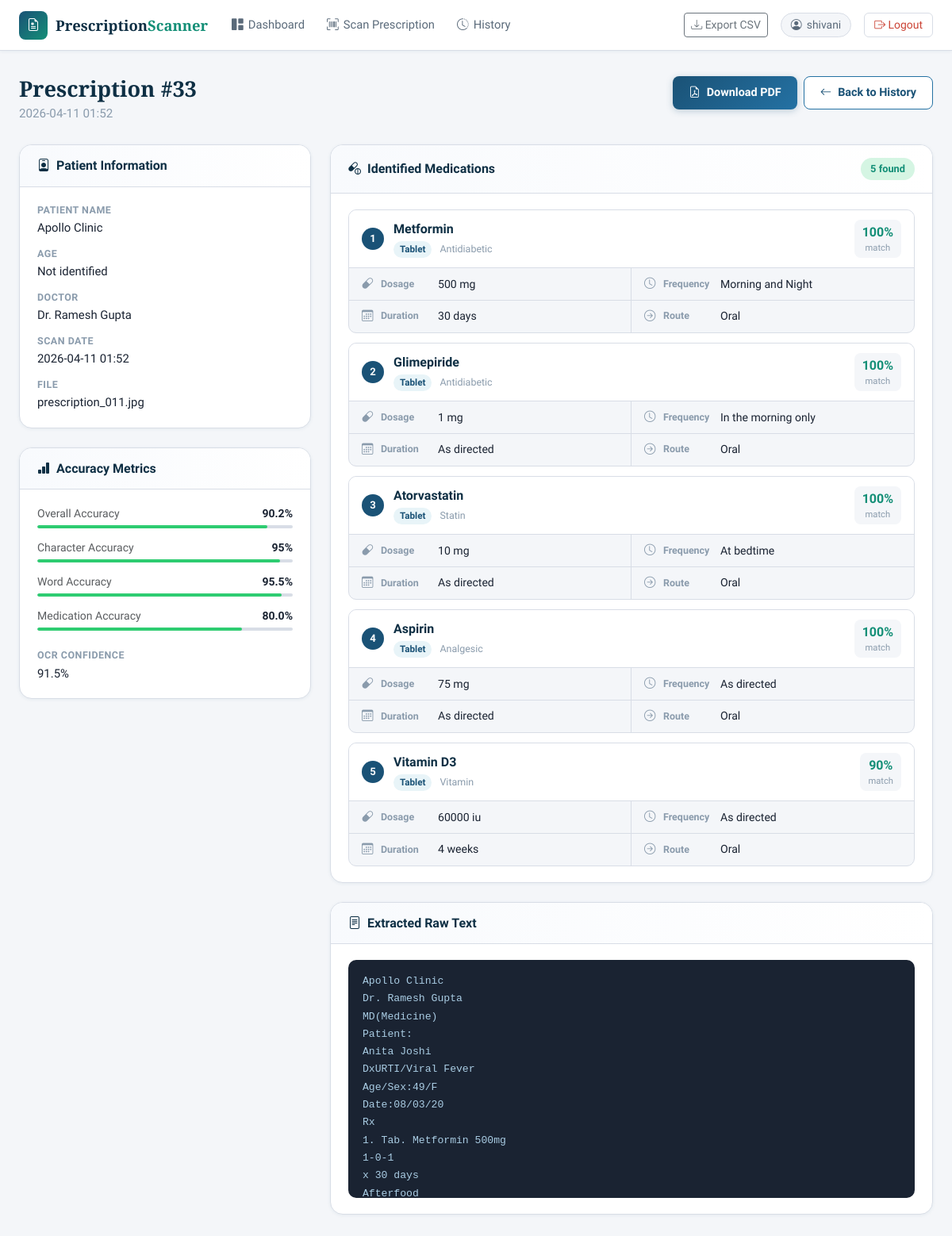
Screenshot of /prescription/33 (signed in) with the database file from the repository.
### tables this page shows
CREATE TABLE prescriptions (
        id INTEGER PRIMARY KEY AUTOINCREMENT,
        user_id INTEGER NOT NULL,
        original_filename TEXT,
        stored_filename TEXT,
        scan_date TIMESTAMP DEFAULT CURRENT_TIMESTAMP,
        patient_name TEXT,
        patient_age TEXT,
        doctor_name TEXT,
        raw_text TEXT,
        ocr_confidence REAL,
        overall_accuracy REAL,
        medications_json TEXT,
        accuracy_metrics_json TEXT,
        pdf_path TEXT,
        notes TEXT,
        FOREIGN KEY (user_id) REFERENCES users(id)
    );

### app.py (the view)
@app.route('/prescription/<int:rx_id>')
@login_required
def view_prescription(rx_id):
    prescription = get_prescription_by_id(rx_id, session['user_id'])
    if not prescription:
        flash('Prescription not found.', 'danger')
        return redirect(url_for('history'))
    return render_template('view_prescription.html', prescription=prescription)

### app.py (called while the page is built)
def login_required(f):
    @wraps(f)
    def decorated(*args, **kwargs):
        if 'user_id' not in session:
            flash('Please log in to access this page.', 'warning')
            return redirect(url_for('login'))
        return f(*args, **kwargs)
    return decorated

### models.py (called while the page is built)
def get_db():
    os.makedirs(os.path.dirname(DB_PATH), exist_ok=True)
    conn = sqlite3.connect(DB_PATH)
    conn.row_factory = sqlite3.Row
    return conn

def get_prescription_by_id(rx_id, user_id):
    conn = get_db()
    c = conn.cursor()
    c.execute('SELECT * FROM prescriptions WHERE id = ? AND user_id = ?', (rx_id, user_id))
    row = c.fetchone()
    conn.close()
    if row:
        d = dict(row)
        d['medications'] = json.loads(d.get('medications_json') or '[]')
        d['accuracy_metrics'] = json.loads(d.get('accuracy_metrics_json') or '{}')
        return d
    return None

### templates/view_prescription.html (shortened to what this page needs)
{% extends 'base.html' %}
{% block content %}
<div class="page-container">
    <div class="page-header">
        <div>
            <h1 class="page-title">Prescription #{{ prescription.id }}</h1>
            <p class="page-subtitle">{{ prescription.scan_date[:16] if prescription.scan_date else '' }}</p>
        </div>
        <div class="d-flex gap-2">
            {% if prescription.pdf_path %}
            <a href="{{ url_for('download_pdf', rx_id=prescription.id) }}" class="btn btn-primary-app">
                <i class="bi bi-file-earmark-pdf me-2"></i>Download PDF
            </a>
            {% endif %}
            <a href="{{ url_for('history') }}" class="btn btn-outline-app">
                <i class="bi bi-arrow-left me-2"></i>Back to History
            </a>
        </div>
    </div>
    <div class="row g-4">
        <div class="col-lg-4">
            <div class="section-card mb-4">
                <div class="section-card-header"><h5><i class="bi bi-person-badge me-2"></i>Patient Information</h5></div>
                <div class="section-card-body">
                    <div class="detail-list">
                        <div class="detail-row"><span class="dr-label">Patient Name</span><span class="dr-value">{{ prescription.patient_name or 'Not identified' }}</span></div>
                        <div class="detail-row"><span class="dr-label">Age</span><span class="dr-value">{{ prescription.patient_age or 'Not identified' }}</span></div>
                        <div class="detail-row"><span class="dr-label">Doctor</span><span class="dr-value">{{ prescription.doctor_name or 'Not identified' }}</span></div>
                        <div class="detail-row"><span class="dr-label">Scan Date</span><span class="dr-value">{{ prescription.scan_date[:16] if prescription.scan_date else '-' }}</span></div>
                        <div class="detail-row"><span class="dr-label">File</span><span class="dr-value small">{{ prescription.original_filename or '-' }}</span></div>
                    </div>
                </div>
            </div>
            <div class="section-card">
                <div class="section-card-header"><h5><i class="bi bi-bar-chart-fill me-2"></i>Accuracy Metrics</h5></div>
                <div class="section-card-body">
                    {% set acc = prescription.accuracy_metrics %}
                    <div class="metric-list">
                        {% for label, key in [('Overall Accuracy','overall_accuracy'),('Character Accuracy','character_accuracy'),('Word Accuracy','word_accuracy'),('Medication Accuracy','medication_accuracy')] %}
                        <div class="metric-list-item">
                            <div class="d-flex justify-content-between mb-1">
                                <span class="small text-muted">{{ label }}</span>
                                <span class="small fw-semibold">{{ acc.get(key, 0) }}%</span>
                            </div>
                            <div class="metric-bar">
                                <div class="metric-bar-fill" style="width:{{ acc.get(key, 0) }}%; background: {{ '#2ecc71' if acc.get(key,0) > 70 else '#f39c12' if acc.get(key,0) > 40 else '#e74c3c' }};"></div>
                            </div>
                        </div>
                        {% endfor %}
                        <div class="detail-row mt-2"><span class="dr-label">OCR Confidence</span><span class="dr-value">{{ prescription.ocr_confidence or 0 }}%</span></div>
                    </div>
                </div>
            </div>
        </div>
        <div class="col-lg-8">
            <div class="section-card mb-4">
                <div class="section-card-header">
                    <h5><i class="bi bi-capsule-pill me-2"></i>Identified Medications</h5>
                    <span class="meds-count-badge">{{ prescription.medications|length }} found</span>
                </div>
                <div class="section-card-body">
                    {% if prescription.medications %}
                        {% for med in prescription.medications %}
                        <div class="med-card">
                            <div class="med-card-header">
                                <div class="med-number">{{ loop.index }}</div>
                                <div class="med-main">
                                    <div class="med-name">{{ med.name }}</div>
                                    <span class="med-type-badge med-type-{{ med.type }}">{{ med.type or 'tablet' }}</span>
                                    <span class="med-category">{{ (med.category or '').replace('_',' ') }}</span>
                                </div>
                                <div class="med-confidence">
                                    <span class="conf-val">{{ med.match_confidence }}%</span>
                                    <span class="conf-label">match</span>
                                </div>
                            </div>
                            <div class="med-details">
                                <div class="med-detail-item">
                                    <i class="bi bi-capsule"></i>
                                    <span class="med-detail-label">Dosage</span>
                                    <span class="med-detail-value">{{ med.dosage }}</span>
                                </div>
                                <div class="med-detail-item">
                                    <i class="bi bi-clock"></i>
                                    <span class="med-detail-label">Frequency</span>
                                    <span class="med-detail-value">{{ med.frequency }}</span>
                                </div>
                                <div class="med-detail-item">
                                    <i class="bi bi-calendar3"></i>
                                    <span class="med-detail-label">Duration</span>
                                    <span class="med-detail-value">{{ med.duration }}</span>
                                </div>
                                <div class="med-detail-item">
                                    <i class="bi bi-arrow-right-circle"></i>
                                    <span class="med-detail-label">Route</span>
                                    <span class="med-detail-value">{{ med.route }}</span>
                                </div>
                            </div>
                        </div>
                        {% endfor %}
                    {% else %}
                    <div class="empty-state small-empty">
                        <i class="bi bi-search"></i>
                        <p>No medications were identified in this prescription.</p>
                    </div>
                    {% endif %}
                </div>
            </div>
            <div class="section-card">
                <div class="section-card-header">
                    <h5><i class="bi bi-file-text me-2"></i>Extracted Raw Text</h5>
                </div>
                <div class="section-card-body">
                    <pre class="raw-text-pre">{{ prescription.raw_text or 'No text extracted.' }}</pre>
                </div>
            </div>
        </div>
    </div>
</div>
{% endblock %}

### rows the page displays
prescriptions: id "33", scan_date "2026-04-11 01:52", patient_name "Apollo Clinic", doctor_name "Dr. Ramesh Gupta", original_filename "prescription_011.jpg", ocr_confidence "91.5", raw_text "Apollo Clinic Dr. Ramesh Gupta MD(Medicine) Patient: Anita Joshi DxURTI/Viral Fever Age/Sex:49/F Date:08/03/20 Rx 1. Tab. Metformin 500mg 1-0-1 x 30 days Afterfood…"

### other values shown
{{ session.get('user_name', 'User') }} "shivani"
{{ prescription.patient_age or 'Not identified' }} "Not identified"
{{ label }} "Overall Accuracy" "Character Accuracy" "Word Accuracy" "Medication Accuracy"
{{ acc.get(key, 0) }} "90.2" "95" "95.5" "80.0"
{{ prescription.medications|length }} "5"
{{ med.name }} "Metformin" "Glimepiride" "Atorvastatin" "Aspirin" "Vitamin D3"
{{ med.type or 'tablet' }} "Tablet" "Tablet" "Tablet" "Tablet" "Tablet"
{{ (med.category or '').replace('_',' ') }} "Antidiabetic" "Antidiabetic" "Statin" "Analgesic" "Vitamin"
{{ med.match_confidence }} "100" "100" "100" "100" "90"
{{ med.dosage }} "500 mg" "1 mg" "10 mg" "75 mg" "60000 iu"
{{ med.frequency }} "Morning and Night" "In the morning only" "At bedtime" "As directed" "As directed"
{{ med.duration }} "30 days" "As directed" "As directed" "As directed" "4 weeks"
{{ med.route }} "Oral" "Oral" "Oral" "Oral" "Oral"
